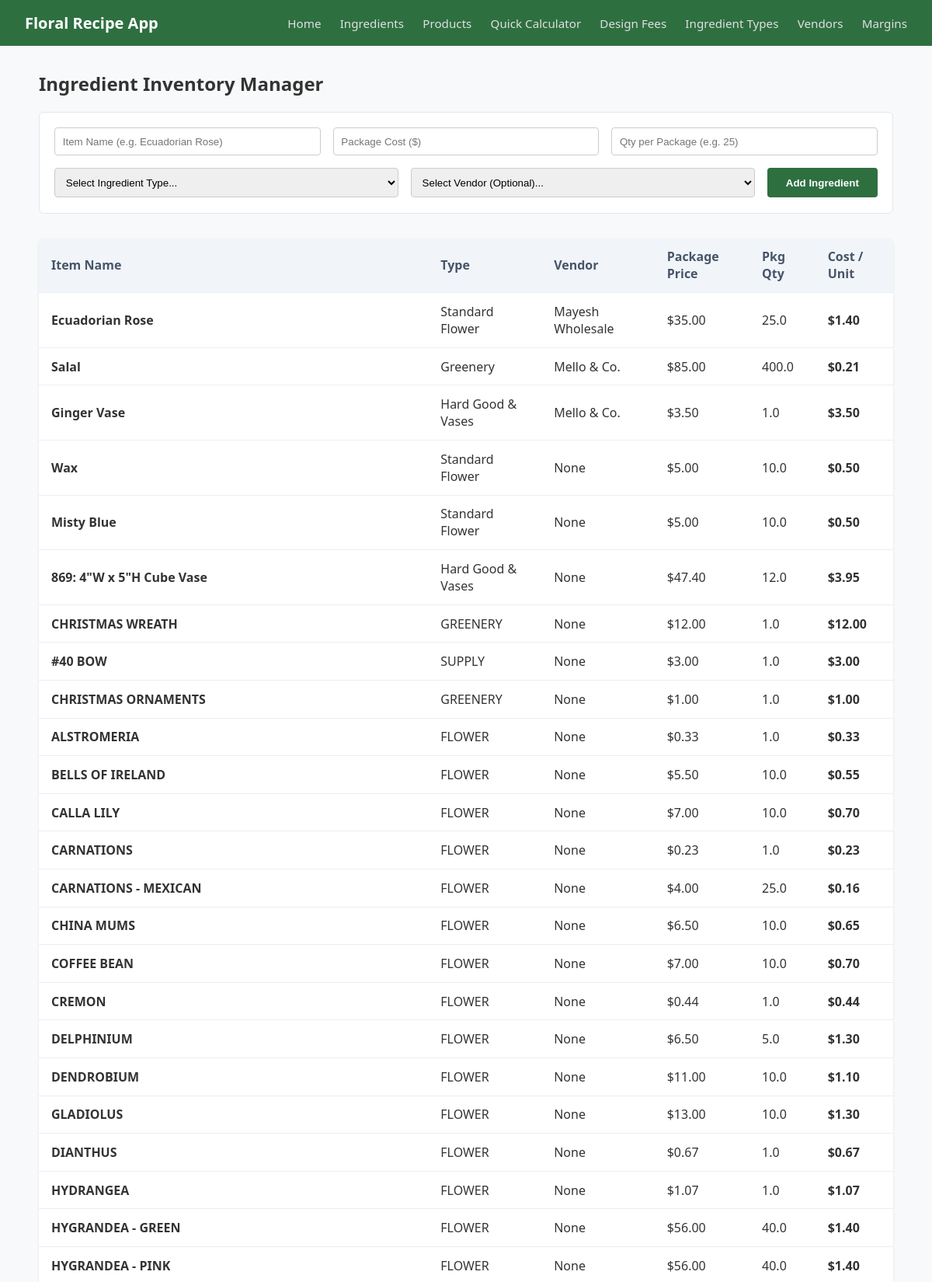
/ingredients (upper part), run on the app's committed database.
### models.py (models this page shows, shortened)
class Ingredient(db.Model):
    __tablename__ = 'ingredients'
    id = db.Column(db.Integer, primary_key=True)
    name = db.Column(db.String(100), nullable=False)
    cost_per_pkg = db.Column(db.Float, nullable=False)
    qty_per_pkg = db.Column(db.Float, nullable=False)
    ingredient_type_id = db.Column(db.Integer, db.ForeignKey('ingredient_types.id'), nullable=False)
    vendor_id = db.Column(db.Integer, db.ForeignKey('vendors.id'), nullable=True)

class IngredientType(db.Model):
    __tablename__ = 'ingredient_types'
    id = db.Column(db.Integer, primary_key=True)
    name = db.Column(db.String(50), nullable=False, unique=True) # e.g. Flower, Filler, Supply
    markup = db.Column(db.Float, default=4.0) # Multiplier
    ingredients = db.relationship('Ingredient', backref='type_info', lazy=True)

class Vendor(db.Model):
    __tablename__ = 'vendors'
    id = db.Column(db.Integer, primary_key=True)
    name = db.Column(db.String(100), nullable=False)
    ingredients = db.relationship('Ingredient', backref='vendor', lazy=True)

### app.py (the view, shortened to what this page needs)
@app.route('/ingredients', methods=['GET', 'POST'])
def ingredients():
    all_ingredients = models.Ingredient.query.all()
    all_types = models.IngredientType.query.all()
    all_vendors = models.Vendor.query.all()
    return render_template(
        'ingredients.html',
        ingredients=all_ingredients,
        types=all_types,
        vendors=all_vendors
    )

### templates/ingredients.html (shortened to what this page needs)
{% extends 'base.html' %}
{% block content %}
<h2>Ingredient Inventory Manager</h2>
<form method="POST" class="form-stacked">
    <div class="form-row">
        <input type="text" name="name" placeholder="Item Name (e.g. Ecuadorian Rose)" required>
        <input type="number" step="0.01" name="cost_per_pkg" placeholder="Package Cost ($)" required>
        <input type="number" step="0.1" name="qty_per_pkg" placeholder="Qty per Package (e.g. 25)" required>
    </div>
    <div class="form-row">
        <select name="ingredient_type_id" required>
            <option value="" disabled selected>Select Ingredient Type...</option>
        </select>
        <select name="vendor_id">
            <option value="">Select Vendor (Optional)...</option>
        </select>
        <button type="submit">Add Ingredient</button>
    </div>
</form>
<table class="data-table">
    <thead>
        <tr>
            <th>Item Name</th>
            <th>Type</th>
            <th>Vendor</th>
            <th>Package Price</th>
            <th>Pkg Qty</th>
            <th>Cost / Unit</th>
        </tr>
    </thead>
    <tbody>
        {% for item in ingredients %}
        <tr>
            <td><strong>{{ item.name }}</strong></td>
            <td>{{ item.type_info.name if item.type_info else 'N/A' }}</td>
            <td>{{ item.vendor.name if item.vendor.name else 'None' }}</td>
            <td>${{ "%.2f"|format(item.cost_per_pkg) }}</td>
            <td>{{ item.qty_per_pkg }}</td>
            <td><strong>${{ "%.2f"|format(item.cost_per_pkg / item.qty_per_pkg) }}</strong></td>
        </tr>
        {% else %}
        <tr><td colspan="6">No ingredients found in inventory. Add one above!</td></tr>
        {% endfor %}
    </tbody>
</table>
{% endblock %}

### static/css/main.css (style rules this page uses)
body { font-family: 'Segoe UI', 'Segoe UI', Tahoma, Geneva, Verdana, sans-serif; background-color: #f8f9fa; color: #333333; margin: 0; padding: 0; }
.data-table { width: 100%; border-collapse: collapse; background: white; border-radius: 6px; overflow: hidden; box-shadow: 0 1px 3px rgba(0, 0, 0, 0.1); }
.data-table th, .data-table td { padding: 0.8rem 1rem; text-align: left; border-bottom: 1px solid #eee; }
.data-table th { background-color: #f1f5f9; color: #475569; }
.form-stacked { display: flex; flex-direction: column; gap: 1rem; margin-bottom: 2rem; background: #fff; padding: 1.2rem; border-radius: 6px; border: 1px solid #e2e8f0; }
.form-stacked .form-row { display: flex; gap: 1rem; }
.form-stacked .form-row input, .form-stacked .form-row select { padding: 0.6rem; border: 1px solid #ccc; border-radius: 4px; flex: 1; }
.form-stacked .form-row button { background-color: #2e6f40; color: white; border: none; padding: 0.6rem 1.5rem; border-radius: 4px; cursor: pointer; font-weight: bold; }

### data on the page
Ingredient: name "Ecuadorian Rose", type_info "Standard Flower", vendor "Mayesh Wholesale", cost_per_pkg "35.00", qty_per_pkg "25.0", item.cost_per_pkg/item.qty_per_pkg "1.40"
Ingredient: name "Salal", type_info "Greenery", vendor "Mello & Co.", cost_per_pkg "85.00", qty_per_pkg "400.0", item.cost_per_pkg/item.qty_per_pkg "0.21"
Ingredient: name "Ginger Vase", type_info "Hard Good & Vases", vendor "Mello & Co.", cost_per_pkg "3.50", qty_per_pkg "1.0", item.cost_per_pkg/item.qty_per_pkg "3.50"
Ingredient: name "Wax", type_info "Standard Flower", vendor "None", cost_per_pkg "5.00", qty_per_pkg "10.0", item.cost_per_pkg/item.qty_per_pkg "0.50"
Ingredient: name "Misty Blue", type_info "Standard Flower", vendor "None", cost_per_pkg "5.00", qty_per_pkg "10.0", item.cost_per_pkg/item.qty_per_pkg "0.50"
Ingredient: name "869: 4\"W x 5\"H Cube Vase", type_info "Hard Good & Vases", vendor "None", cost_per_pkg "47.40", qty_per_pkg "12.0", item.cost_per_pkg/item.qty_per_pkg "3.95"
Ingredient: name "CHRISTMAS WREATH", type_info "GREENERY", vendor "None", cost_per_pkg "12.00", qty_per_pkg "1.0", item.cost_per_pkg/item.qty_per_pkg "12.00"
Ingredient: name "#40 BOW", type_info "SUPPLY", vendor "None", cost_per_pkg "3.00", qty_per_pkg "1.0", item.cost_per_pkg/item.qty_per_pkg "3.00"
Ingredient: name "CHRISTMAS ORNAMENTS", type_info "GREENERY", vendor "None", cost_per_pkg "1.00", qty_per_pkg "1.0", item.cost_per_pkg/item.qty_per_pkg "1.00"
Ingredient: name "ALSTROMERIA", type_info "FLOWER", vendor "None", cost_per_pkg "0.33", qty_per_pkg "1.0", item.cost_per_pkg/item.qty_per_pkg "0.33"
Ingredient: name "BELLS OF IRELAND", type_info "FLOWER", vendor "None", cost_per_pkg "5.50", qty_per_pkg "10.0", item.cost_per_pkg/item.qty_per_pkg "0.55"
Ingredient: name "CALLA LILY", type_info "FLOWER", vendor "None", cost_per_pkg "7.00", qty_per_pkg "10.0", item.cost_per_pkg/item.qty_per_pkg "0.70"
Ingredient: name "CARNATIONS", type_info "FLOWER", vendor "None", cost_per_pkg "0.23", qty_per_pkg "1.0", item.cost_per_pkg/item.qty_per_pkg "0.23"
Ingredient: name "CARNATIONS - MEXICAN", type_info "FLOWER", vendor "None", cost_per_pkg "4.00", qty_per_pkg "25.0", item.cost_per_pkg/item.qty_per_pkg "0.16"
Ingredient: name "CHINA MUMS", type_info "FLOWER", vendor "None", cost_per_pkg "6.50", qty_per_pkg "10.0", item.cost_per_pkg/item.qty_per_pkg "0.65"
Ingredient: name "COFFEE BEAN", type_info "FLOWER", vendor "None", cost_per_pkg "7.00", qty_per_pkg "10.0", item.cost_per_pkg/item.qty_per_pkg "0.70"
Ingredient: name "CREMON", type_info "FLOWER", vendor "None", cost_per_pkg "0.44", qty_per_pkg "1.0", item.cost_per_pkg/item.qty_per_pkg "0.44"
Ingredient: name "DELPHINIUM", type_info "FLOWER", vendor "None", cost_per_pkg "6.50", qty_per_pkg "5.0", item.cost_per_pkg/item.qty_per_pkg "1.30"
Ingredient: name "DENDROBIUM", type_info "FLOWER", vendor "None", cost_per_pkg "11.00", qty_per_pkg "10.0", item.cost_per_pkg/item.qty_per_pkg "1.10"
Ingredient: name "GLADIOLUS", type_info "FLOWER", vendor "None", cost_per_pkg "13.00", qty_per_pkg "10.0", item.cost_per_pkg/item.qty_per_pkg "1.30"
Ingredient: name "DIANTHUS", type_info "FLOWER", vendor "None", cost_per_pkg "0.67", qty_per_pkg "1.0", item.cost_per_pkg/item.qty_per_pkg "0.67"
Ingredient: name "HYDRANGEA", type_info "FLOWER", vendor "None", cost_per_pkg "1.07", qty_per_pkg "1.0", item.cost_per_pkg/item.qty_per_pkg "1.07"
Ingredient: name "HYGRANDEA - GREEN", type_info "FLOWER", vendor "None", cost_per_pkg "56.00", qty_per_pkg "40.0", item.cost_per_pkg/item.qty_per_pkg "1.40"
Ingredient: name "HYGRANDEA - PINK", type_info "FLOWER", vendor "None", cost_per_pkg "56.00", qty_per_pkg "40.0", item.cost_per_pkg/item.qty_per_pkg "1.40"
